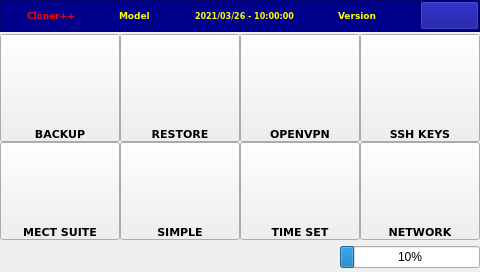
<?xml version="1.0" encoding="UTF-8"?>
<ui version="4.0">
 <class>MainCloner</class>
 <widget class="QWidget" name="MainCloner">
  <property name="geometry">
   <rect>
    <x>0</x>
    <y>0</y>
    <width>480</width>
    <height>272</height>
   </rect>
  </property>
  <property name="sizePolicy">
   <sizepolicy hsizetype="MinimumExpanding" vsizetype="MinimumExpanding">
    <horstretch>0</horstretch>
    <verstretch>0</verstretch>
   </sizepolicy>
  </property>
  <property name="windowTitle">
   <string>MainCloner</string>
  </property>
  <property name="styleSheet">
   <string notr="true"/>
  </property>
  <layout class="QVBoxLayout" name="verticalLayout">
   <property name="spacing">
    <number>2</number>
   </property>
   <property name="margin">
    <number>0</number>
   </property>
   <item>
    <widget class="QFrame" name="frame">
     <property name="minimumSize">
      <size>
       <width>0</width>
       <height>32</height>
      </size>
     </property>
     <property name="maximumSize">
      <size>
       <width>16777215</width>
       <height>32</height>
      </size>
     </property>
     <property name="styleSheet">
      <string notr="true">background-color: DarkBlue;
color: Yellow;</string>
     </property>
     <property name="frameShape">
      <enum>QFrame::StyledPanel</enum>
     </property>
     <property name="frameShadow">
      <enum>QFrame::Raised</enum>
     </property>
     <layout class="QHBoxLayout" name="horizontalLayout">
      <property name="spacing">
       <number>2</number>
      </property>
      <property name="margin">
       <number>0</number>
      </property>
      <item>
       <widget class="QLabel" name="lblIcon">
        <property name="minimumSize">
         <size>
          <width>24</width>
          <height>24</height>
         </size>
        </property>
        <property name="maximumSize">
         <size>
          <width>24</width>
          <height>24</height>
         </size>
        </property>
        <property name="styleSheet">
         <string notr="true">border-image: url(&quot;:/libicons/img/usbpendrive_64.png&quot;)</string>
        </property>
        <property name="text">
         <string/>
        </property>
       </widget>
      </item>
      <item alignment="Qt::AlignVCenter">
       <widget class="QLabel" name="lblTile">
        <property name="minimumSize">
         <size>
          <width>0</width>
          <height>25</height>
         </size>
        </property>
        <property name="maximumSize">
         <size>
          <width>16777215</width>
          <height>25</height>
         </size>
        </property>
        <property name="font">
         <font>
          <family>DejaVu Sans</family>
          <pointsize>7</pointsize>
          <weight>75</weight>
          <bold>true</bold>
         </font>
        </property>
        <property name="styleSheet">
         <string notr="true">color: Red;</string>
        </property>
        <property name="text">
         <string>Cloner++</string>
        </property>
       </widget>
      </item>
      <item>
       <spacer name="horizontalSpacer">
        <property name="orientation">
         <enum>Qt::Horizontal</enum>
        </property>
        <property name="sizeType">
         <enum>QSizePolicy::MinimumExpanding</enum>
        </property>
        <property name="sizeHint" stdset="0">
         <size>
          <width>10</width>
          <height>20</height>
         </size>
        </property>
       </spacer>
      </item>
      <item alignment="Qt::AlignVCenter">
       <widget class="QLabel" name="lblModel">
        <property name="minimumSize">
         <size>
          <width>0</width>
          <height>25</height>
         </size>
        </property>
        <property name="maximumSize">
         <size>
          <width>16777215</width>
          <height>25</height>
         </size>
        </property>
        <property name="font">
         <font>
          <family>DejaVu Sans</family>
          <pointsize>7</pointsize>
          <weight>75</weight>
          <bold>true</bold>
         </font>
        </property>
        <property name="styleSheet">
         <string notr="true"/>
        </property>
        <property name="text">
         <string>Model</string>
        </property>
        <property name="scaledContents">
         <bool>false</bool>
        </property>
       </widget>
      </item>
      <item>
       <spacer name="horizontalSpacer_2">
        <property name="orientation">
         <enum>Qt::Horizontal</enum>
        </property>
        <property name="sizeType">
         <enum>QSizePolicy::MinimumExpanding</enum>
        </property>
        <property name="sizeHint" stdset="0">
         <size>
          <width>10</width>
          <height>20</height>
         </size>
        </property>
       </spacer>
      </item>
      <item alignment="Qt::AlignVCenter">
       <widget class="QLabel" name="lblDateTime">
        <property name="font">
         <font>
          <family>DejaVu Sans</family>
          <pointsize>6</pointsize>
          <weight>75</weight>
          <bold>true</bold>
         </font>
        </property>
        <property name="text">
         <string>2021/03/26 - 10:00:00</string>
        </property>
       </widget>
      </item>
      <item>
       <spacer name="horizontalSpacer_3">
        <property name="orientation">
         <enum>Qt::Horizontal</enum>
        </property>
        <property name="sizeType">
         <enum>QSizePolicy::MinimumExpanding</enum>
        </property>
        <property name="sizeHint" stdset="0">
         <size>
          <width>10</width>
          <height>20</height>
         </size>
        </property>
       </spacer>
      </item>
      <item alignment="Qt::AlignVCenter">
       <widget class="QLabel" name="lblVersion">
        <property name="minimumSize">
         <size>
          <width>0</width>
          <height>25</height>
         </size>
        </property>
        <property name="maximumSize">
         <size>
          <width>16777215</width>
          <height>25</height>
         </size>
        </property>
        <property name="font">
         <font>
          <family>DejaVu Sans</family>
          <pointsize>7</pointsize>
          <weight>75</weight>
          <bold>true</bold>
         </font>
        </property>
        <property name="styleSheet">
         <string notr="true"/>
        </property>
        <property name="text">
         <string>Version</string>
        </property>
        <property name="scaledContents">
         <bool>false</bool>
        </property>
       </widget>
      </item>
      <item>
       <spacer name="horizontalSpacer_4">
        <property name="orientation">
         <enum>Qt::Horizontal</enum>
        </property>
        <property name="sizeType">
         <enum>QSizePolicy::MinimumExpanding</enum>
        </property>
        <property name="sizeHint" stdset="0">
         <size>
          <width>10</width>
          <height>20</height>
         </size>
        </property>
       </spacer>
      </item>
      <item>
       <widget class="QPushButton" name="cmdMenu">
        <property name="sizePolicy">
         <sizepolicy hsizetype="MinimumExpanding" vsizetype="Fixed">
          <horstretch>0</horstretch>
          <verstretch>0</verstretch>
         </sizepolicy>
        </property>
        <property name="minimumSize">
         <size>
          <width>50</width>
          <height>29</height>
         </size>
        </property>
        <property name="maximumSize">
         <size>
          <width>80</width>
          <height>29</height>
         </size>
        </property>
        <property name="font">
         <font>
          <family>DejaVu Sans</family>
          <pointsize>12</pointsize>
          <weight>75</weight>
          <bold>true</bold>
         </font>
        </property>
        <property name="focusPolicy">
         <enum>Qt::NoFocus</enum>
        </property>
        <property name="styleSheet">
         <string notr="true"/>
        </property>
        <property name="text">
         <string/>
        </property>
        <property name="icon">
         <iconset resource="resources.qrc">
          <normaloff>:/libicons/img/info_64.png</normaloff>:/libicons/img/info_64.png</iconset>
        </property>
       </widget>
      </item>
     </layout>
    </widget>
   </item>
   <item>
    <layout class="QGridLayout" name="gridLayout">
     <property name="sizeConstraint">
      <enum>QLayout::SetDefaultConstraint</enum>
     </property>
     <property name="spacing">
      <number>0</number>
     </property>
     <item row="0" column="0">
      <widget class="QPushButton" name="cmdBackup">
       <property name="sizePolicy">
        <sizepolicy hsizetype="Expanding" vsizetype="Expanding">
         <horstretch>0</horstretch>
         <verstretch>0</verstretch>
        </sizepolicy>
       </property>
       <property name="minimumSize">
        <size>
         <width>104</width>
         <height>104</height>
        </size>
       </property>
       <property name="font">
        <font>
         <family>DejaVu Sans</family>
         <pointsize>8</pointsize>
         <weight>75</weight>
         <bold>true</bold>
        </font>
       </property>
       <property name="focusPolicy">
        <enum>Qt::NoFocus</enum>
       </property>
       <property name="styleSheet">
        <string notr="true">min-width: 100px;
min-height: 100px;
max-width: 200px;
max-height: 220px;
background-repeat: no-repeat;
background-position: center center;
background-image: url(:/libicons/img/Save.png);
text-align: bottom center;
</string>
       </property>
       <property name="text">
        <string>BACKUP</string>
       </property>
      </widget>
     </item>
     <item row="0" column="1">
      <widget class="QPushButton" name="cmdRestore">
       <property name="sizePolicy">
        <sizepolicy hsizetype="Expanding" vsizetype="Expanding">
         <horstretch>0</horstretch>
         <verstretch>0</verstretch>
        </sizepolicy>
       </property>
       <property name="minimumSize">
        <size>
         <width>0</width>
         <height>0</height>
        </size>
       </property>
       <property name="sizeIncrement">
        <size>
         <width>0</width>
         <height>0</height>
        </size>
       </property>
       <property name="font">
        <font>
         <family>DejaVu Sans</family>
         <pointsize>8</pointsize>
         <weight>75</weight>
         <bold>true</bold>
        </font>
       </property>
       <property name="focusPolicy">
        <enum>Qt::NoFocus</enum>
       </property>
       <property name="styleSheet">
        <string notr="true">max-width: 200px;
max-height: 220px;
background-repeat: no-repeat;
background-position: center center;
background-image: url(:/libicons/img/Load.png);
text-align: bottom center;
</string>
       </property>
       <property name="text">
        <string>RESTORE</string>
       </property>
      </widget>
     </item>
     <item row="0" column="2">
      <widget class="QPushButton" name="cmdVPN">
       <property name="sizePolicy">
        <sizepolicy hsizetype="Expanding" vsizetype="Expanding">
         <horstretch>0</horstretch>
         <verstretch>0</verstretch>
        </sizepolicy>
       </property>
       <property name="minimumSize">
        <size>
         <width>0</width>
         <height>0</height>
        </size>
       </property>
       <property name="maximumSize">
        <size>
         <width>204</width>
         <height>224</height>
        </size>
       </property>
       <property name="font">
        <font>
         <family>DejaVu Sans</family>
         <pointsize>8</pointsize>
         <weight>75</weight>
         <bold>true</bold>
        </font>
       </property>
       <property name="focusPolicy">
        <enum>Qt::NoFocus</enum>
       </property>
       <property name="styleSheet">
        <string notr="true">max-width: 200px;
max-height: 220px;
background-repeat: no-repeat;
background-position: center center;
background-image: url(:/libicons/img/OpenVPN64.png);
text-align: bottom center;
</string>
       </property>
       <property name="text">
        <string>OPENVPN</string>
       </property>
      </widget>
     </item>
     <item row="0" column="3">
      <widget class="QPushButton" name="cmdSSH">
       <property name="sizePolicy">
        <sizepolicy hsizetype="Expanding" vsizetype="Expanding">
         <horstretch>0</horstretch>
         <verstretch>0</verstretch>
        </sizepolicy>
       </property>
       <property name="minimumSize">
        <size>
         <width>0</width>
         <height>0</height>
        </size>
       </property>
       <property name="font">
        <font>
         <family>DejaVu Sans</family>
         <pointsize>8</pointsize>
         <weight>75</weight>
         <bold>true</bold>
        </font>
       </property>
       <property name="focusPolicy">
        <enum>Qt::NoFocus</enum>
       </property>
       <property name="styleSheet">
        <string notr="true">max-width: 200px;
max-height: 220px;
background-repeat: no-repeat;
background-position: center center;
background-image: url(:/libicons/img/Key64.png);
text-align: bottom center;

</string>
       </property>
       <property name="text">
        <string>SSH KEYS</string>
       </property>
      </widget>
     </item>
     <item row="1" column="0">
      <widget class="QPushButton" name="cmdMectSuite">
       <property name="sizePolicy">
        <sizepolicy hsizetype="Expanding" vsizetype="Expanding">
         <horstretch>0</horstretch>
         <verstretch>0</verstretch>
        </sizepolicy>
       </property>
       <property name="minimumSize">
        <size>
         <width>0</width>
         <height>0</height>
        </size>
       </property>
       <property name="font">
        <font>
         <family>DejaVu Sans</family>
         <pointsize>8</pointsize>
         <weight>75</weight>
         <bold>true</bold>
        </font>
       </property>
       <property name="focusPolicy">
        <enum>Qt::NoFocus</enum>
       </property>
       <property name="styleSheet">
        <string notr="true">max-width: 200px;
max-height: 220px;
background-repeat: no-repeat;
background-position: center center;
background-image: url(:/libicons/img/Mect64.png);
text-align: bottom center;
</string>
       </property>
       <property name="text">
        <string>MECT SUITE</string>
       </property>
      </widget>
     </item>
     <item row="1" column="1">
      <widget class="QPushButton" name="cmdSimple">
       <property name="sizePolicy">
        <sizepolicy hsizetype="Expanding" vsizetype="Expanding">
         <horstretch>0</horstretch>
         <verstretch>0</verstretch>
        </sizepolicy>
       </property>
       <property name="minimumSize">
        <size>
         <width>0</width>
         <height>0</height>
        </size>
       </property>
       <property name="font">
        <font>
         <family>DejaVu Sans</family>
         <pointsize>8</pointsize>
         <weight>75</weight>
         <bold>true</bold>
        </font>
       </property>
       <property name="focusPolicy">
        <enum>Qt::NoFocus</enum>
       </property>
       <property name="styleSheet">
        <string notr="true">max-width: 200px;
max-height: 220px;
background-repeat: no-repeat;
background-position: center center;
background-image: url(:/libicons/img/Factory_64.png);
text-align: bottom center;

</string>
       </property>
       <property name="text">
        <string>SIMPLE</string>
       </property>
      </widget>
     </item>
     <item row="1" column="2">
      <widget class="QPushButton" name="cmdClock">
       <property name="sizePolicy">
        <sizepolicy hsizetype="Expanding" vsizetype="Expanding">
         <horstretch>0</horstretch>
         <verstretch>0</verstretch>
        </sizepolicy>
       </property>
       <property name="minimumSize">
        <size>
         <width>0</width>
         <height>0</height>
        </size>
       </property>
       <property name="font">
        <font>
         <family>DejaVu Sans</family>
         <pointsize>8</pointsize>
         <weight>75</weight>
         <bold>true</bold>
        </font>
       </property>
       <property name="focusPolicy">
        <enum>Qt::NoFocus</enum>
       </property>
       <property name="styleSheet">
        <string notr="true">max-width: 200px;
max-height: 220px;
background-repeat: no-repeat;
background-position: center center;
background-image: url(:/libicons/img/Clock-icon.png);
text-align: bottom center;
</string>
       </property>
       <property name="text">
        <string>TIME SET</string>
       </property>
      </widget>
     </item>
     <item row="1" column="3">
      <widget class="QPushButton" name="cmdNetwork">
       <property name="sizePolicy">
        <sizepolicy hsizetype="Expanding" vsizetype="Expanding">
         <horstretch>0</horstretch>
         <verstretch>0</verstretch>
        </sizepolicy>
       </property>
       <property name="minimumSize">
        <size>
         <width>0</width>
         <height>0</height>
        </size>
       </property>
       <property name="font">
        <font>
         <family>DejaVu Sans</family>
         <pointsize>8</pointsize>
         <weight>75</weight>
         <bold>true</bold>
        </font>
       </property>
       <property name="focusPolicy">
        <enum>Qt::NoFocus</enum>
       </property>
       <property name="styleSheet">
        <string notr="true">max-width: 200px;
max-height: 220px;
background-repeat: no-repeat;
background-position: center center;
background-image: url(:/libicons/img/Network_64.png);
text-align: bottom center;
</string>
       </property>
       <property name="text">
        <string>NETWORK</string>
       </property>
      </widget>
     </item>
    </layout>
   </item>
   <item>
    <layout class="QHBoxLayout" name="horizontalLayout_2">
     <property name="spacing">
      <number>2</number>
     </property>
     <item>
      <widget class="QLabel" name="lblAction">
       <property name="minimumSize">
        <size>
         <width>230</width>
         <height>30</height>
        </size>
       </property>
       <property name="font">
        <font>
         <family>DejaVu Sans</family>
         <pointsize>6</pointsize>
         <weight>75</weight>
         <bold>true</bold>
        </font>
       </property>
       <property name="text">
        <string/>
       </property>
      </widget>
     </item>
     <item>
      <spacer name="horizontalSpacer_5">
       <property name="orientation">
        <enum>Qt::Horizontal</enum>
       </property>
       <property name="sizeHint" stdset="0">
        <size>
         <width>40</width>
         <height>20</height>
        </size>
       </property>
      </spacer>
     </item>
     <item>
      <widget class="QProgressBar" name="progressBar">
       <property name="minimumSize">
        <size>
         <width>140</width>
         <height>0</height>
        </size>
       </property>
       <property name="value">
        <number>10</number>
       </property>
      </widget>
     </item>
    </layout>
   </item>
  </layout>
 </widget>
 <layoutdefault spacing="6" margin="11"/>
 <resources>
  <include location="resources.qrc"/>
 </resources>
 <connections/>
</ui>
